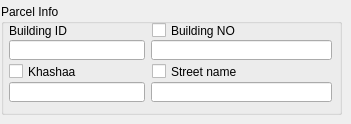
      <widget class="QWidget" name="building_tab">
       <attribute name="title">
        <string>Building</string>
       </attribute>
       <widget class="QGroupBox" name="parcel_gbox_2">
        <property name="geometry">
         <rect>
          <x>1</x>
          <y>4</y>
          <width>341</width>
          <height>111</height>
         </rect>
        </property>
        <property name="title">
         <string>Parcel Info</string>
        </property>
        <widget class="QLineEdit" name="lineEdit_6">
         <property name="geometry">
          <rect>
           <x>8</x>
           <y>36</y>
           <width>136</width>
           <height>20</height>
          </rect>
         </property>
        </widget>
        <widget class="QLabel" name="label_4">
         <property name="geometry">
          <rect>
           <x>8</x>
           <y>19</y>
           <width>136</width>
           <height>16</height>
          </rect>
         </property>
         <property name="text">
          <string>Building ID</string>
         </property>
        </widget>
        <widget class="QLineEdit" name="lineEdit_7">
         <property name="geometry">
          <rect>
           <x>8</x>
           <y>78</y>
           <width>136</width>
           <height>20</height>
          </rect>
         </property>
        </widget>
        <widget class="QLineEdit" name="lineEdit_20">
         <property name="geometry">
          <rect>
           <x>150</x>
           <y>36</y>
           <width>181</width>
           <height>20</height>
          </rect>
         </property>
        </widget>
        <widget class="QLineEdit" name="lineEdit_10">
         <property name="geometry">
          <rect>
           <x>150</x>
           <y>78</y>
           <width>181</width>
           <height>20</height>
          </rect>
         </property>
        </widget>
        <widget class="QCheckBox" name="checkBox_12">
         <property name="geometry">
          <rect>
           <x>151</x>
           <y>18</y>
           <width>176</width>
           <height>17</height>
          </rect>
         </property>
         <property name="text">
          <string>Building NO</string>
         </property>
        </widget>
        <widget class="QCheckBox" name="checkBox_13">
         <property name="geometry">
          <rect>
           <x>8</x>
           <y>59</y>
           <width>131</width>
           <height>17</height>
          </rect>
         </property>
         <property name="text">
          <string>Khashaa</string>
         </property>
        </widget>
        <widget class="QCheckBox" name="checkBox_14">
         <property name="geometry">
          <rect>
           <x>151</x>
           <y>59</y>
           <width>131</width>
           <height>17</height>
          </rect>
         </property>
         <property name="text">
          <string>Street name</string>
         </property>
        </widget>
       </widget>
      </widget>
